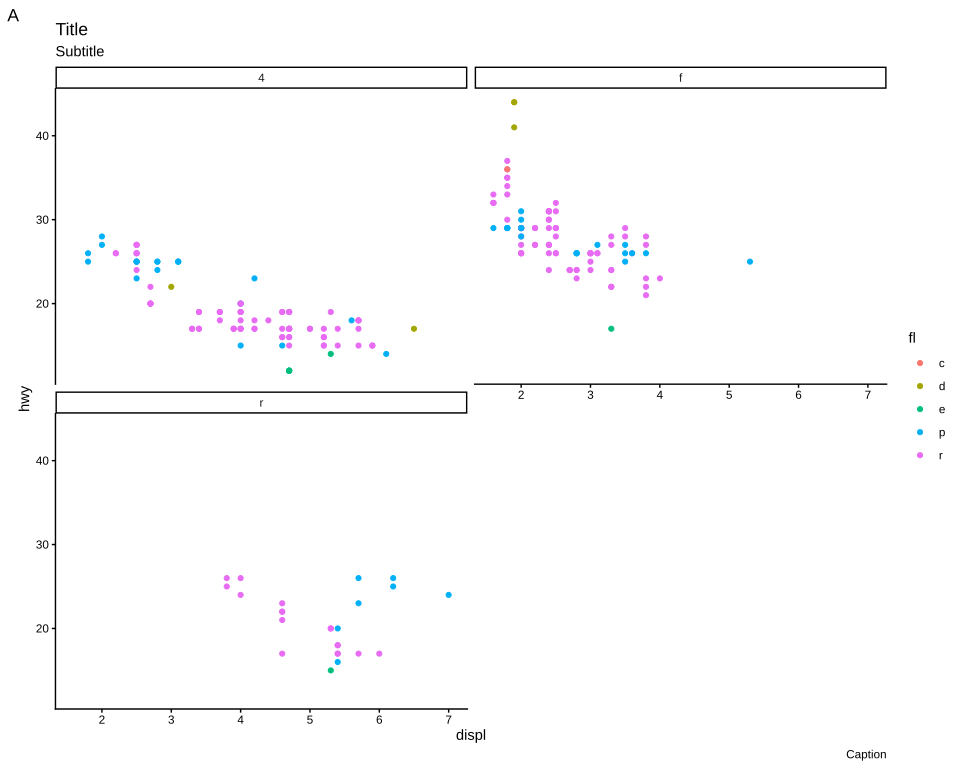

This chart was generated by the following R code:
# The plot test/golden/theme_classic.svg draws, drawn by ggplot2 itself, as ggplot2's own visual
# tests draw their snapshots: the independent check on that golden whenever it changes. The suite
# never runs this; it needs R, ggplot2 and vdiffr, saved as the Docker image
# giggly-r:ggplot2-4.0.3. From the repository's root:
#
#   docker run --rm -v "$PWD/test/golden":/golden:ro giggly-r:ggplot2-4.0.3 \
#     Rscript /golden/theme_classic.R > theme_classic.ggplot2.svg
#
# and compare the two drawings element by element, as test/golden/point.R describes.
#
# mpg's highway mileage against engine size, coloured by fuel, a panel for each drive, in
# theme_classic(): no grid lines or border, each axis a black line with square ends, its ticks and
# tick labels black, and each strip white, bordered black twice a border's width, cut to half by its
# clipping.
#
# First checked with ggplot2 4.0.3 and vdiffr 1.0.9: every element and clip path matches, in
# ggplot2's order.

library(ggplot2)

plot <- ggplot(mpg, aes(displ, hwy, colour = fl)) +
  geom_point() +
  facet_wrap(~drv, ncol = 2) +
  labs(title = "Title", subtitle = "Subtitle", caption = "Caption", tag = "A") +
  theme_classic()

file <- tempfile(fileext = ".svg")
vdiffr::write_svg(plot, file)
cat(readLines(file), sep = "\n")
